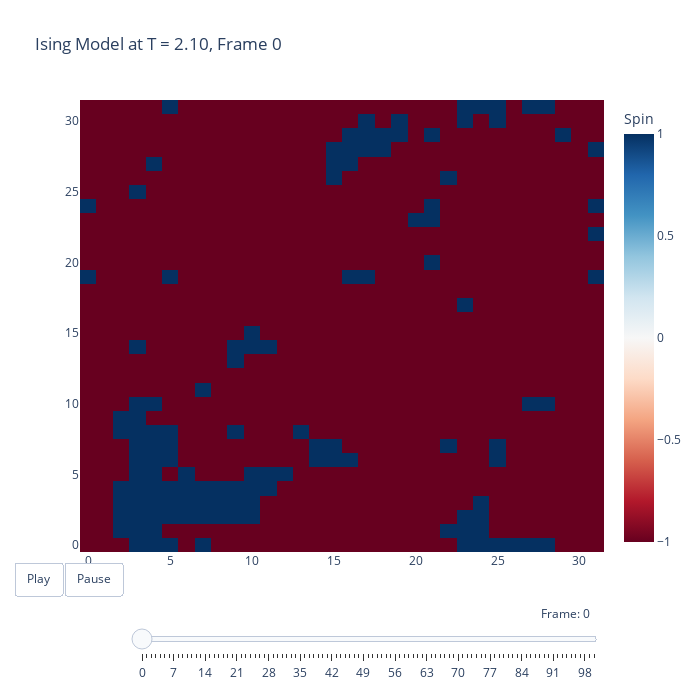

The notebook cell saved with this chart:
### Code cell
import numpy as np
import matplotlib.pyplot as plt
from numba import njit

@njit
def initial_state(N):
    """
    Generate an N x N lattice with spins ±1.
    For better compatibility with Numba, using explicit array creation
    instead of relying on random.randint with subtraction.
    """
    config = np.empty((N, N), dtype=np.int64)
    for i in range(N):
        for j in range(N):
            # Randomly assign -1 or 1
            config[i, j] = 1 if np.random.random() < 0.5 else -1
    return config

def create_neighbor_list(N):
    """
    Create a neighbor list for each spin in the lattice.
    """
    neighbor_list = {}
    for i in range(N):
        for j in range(N):
            neighbors = [
                ((i+1) % N, j),
                ((i-1) % N, j),
                (i, (j+1) % N),
                (i, (j-1) % N)
            ]
            neighbor_list[(i, j)] = neighbors
    return neighbor_list

@njit
def mc_step(config, beta):
    """
    Perform one Monte Carlo sweep using the Metropolis algorithm.
    One sweep means N*N spin update attempts.
    
    Parameters:
      config: 2D numpy array of spins
      beta: 1/T (temperature inverse in natural units, with J=kB=1)
      neighbor_list: Dictionary of neighbors for each site (ignored in this implementation)
    Returns:
      Updated spin configuration.
    """
    N = config.shape[0]
    for _ in range(N*N):
        # Generate random coordinates for spin flip attempt
        i = np.random.randint(0, N)
        j = np.random.randint(0, N)
        s = config[i, j]
        
        # Calculate energy difference directly from neighbors
        nb_sum = 0
        nb_sum += config[(i+1) % N, j]
        nb_sum += config[(i-1) % N, j]
        nb_sum += config[i, (j+1) % N]
        nb_sum += config[i, (j-1) % N]
        
        # Energy change if we flip this spin
        dE = 2 * s * nb_sum
        
        # Metropolis acceptance criterion
        if dE <= 0 or np.random.random() < np.exp(-beta * dE):
            config[i, j] = -s
    
    return config

@njit
def calc_energy(config, J=2):
    """
    Calculate the total energy of the configuration.
    
    Hamiltonian: H = -J Σ_{<ij>} s_i s_j with J=1.
    Each neighbor pair is counted twice so we divide by 2.
    """
    N = config.shape[0]
    energy = 0
    for i in range(N):
        for j in range(N):
            S = config[i, j]
            # Calculate contribution from neighbors directly
            nb_sum = config[(i+1) % N, j] + config[(i-1) % N, j] + config[i, (j+1) % N] + config[i, (j-1) % N]
            energy += -S * J * nb_sum
    return energy / 2.0

@njit
def calc_magnetization(config):
    """
    Calculate the magnetization of the configuration.
    
    Magnetization: M = Σ s_i
    """
    return np.sum(config)

@njit
def run_simulation(N, T, n_equil, n_steps):
    """
    Run a simulation at a specific temperature and return results
    """
    beta = 1.0 / T
    config = initial_state(N)
    
    # Equilibration
    for _ in range(n_equil):
        config = mc_step(config, beta)
    
    # Measurement
    E_total = 0.0
    M_total = 0.0
    configs = np.zeros((n_steps//100 + 1, N, N), dtype=np.int64)
    configs[0] = config.copy()
    
    save_idx = 1
    for step in range(n_steps):
        config = mc_step(config, beta)
        E_total += calc_energy(config)
        M_total += abs(calc_magnetization(config))
        
        if step % 100 == 0 and save_idx < len(configs):
            configs[save_idx] = config.copy()
            save_idx += 1
            
    E_avg = E_total / (n_steps * N * N)
    M_avg = M_total / (n_steps * N * N)
    
    return E_avg, M_avg, configs

# Function to create animation
def create_ising_animation(N=64, T=2.27, n_equil=1000, n_steps=10000):
    import plotly.graph_objects as go
    
    _, _, configs = run_simulation(N, T, n_equil, n_steps)
    
    # Create initial figure
    fig = go.Figure(
        data=go.Heatmap(
            z=configs[0],
            colorscale='RdBu',  # Red-Blue colorscale similar to coolwarm
            showscale=True,
            colorbar=dict(title='Spin'),
            zmin=-1, zmax=1
        ),
        layout=go.Layout(
            title=f'Ising Model at T = {T:.2f}, Frame 0',
            width=700, height=700,
            updatemenus=[{
                'type': 'buttons',
                'buttons': [{
                    'label': 'Play',
                    'method': 'animate',
                    'args': [None, {'frame': {'duration': 100, 'redraw': True}, 'fromcurrent': True}]
                }, {
                    'label': 'Pause',
                    'method': 'animate',
                    'args': [[None], {'frame': {'duration': 0, 'redraw': False}, 'mode': 'immediate'}]
                }],
                'direction': 'left',
                'pad': {'r': 10, 't': 10},
                'showactive': False,
                'x': 0.1,
                'y': 0,
                'xanchor': 'right',
                'yanchor': 'top'
            }],
            sliders=[{
                'active': 0,
                'yanchor': 'top',
                'xanchor': 'left',
                'currentvalue': {
                    'visible': True,
                    'prefix': 'Frame: ',
                    'xanchor': 'right'
                },
                'transition': {'duration': 100},
                'pad': {'b': 10, 't': 50},
                'len': 0.9,
                'x': 0.1,
                'y': 0,
                'steps': [{
                    'method': 'animate',
                    'label': str(i),
                    'args': [[str(i)], {
                        'frame': {'duration': 100, 'redraw': True},
                        'mode': 'immediate',
                        'transition': {'duration': 100}
                    }]
                } for i in range(len(configs))]
            }]
        ),
        frames=[go.Frame(
                data=[go.Heatmap(z=configs[i])],
                name=str(i),
                layout=go.Layout(title_text=f'Ising Model at T = {T:.2f}, Frame {i}')
            ) for i in range(len(configs))
        ]
    )
    
    return fig

# Function to run full simulation with temperature sweep
def run_ising_simulation(N=64, temps=None, n_equil=1000, n_steps=10000):
    if temps is None:
        temps = np.linspace(1.5, 3.5, 21)
    
    magnetizations = []
    energies = []
    specific_heats = []
    
    for T in temps:
        print(f"Simulating T = {T:.2f} K")
        E_avg, M_avg, configs = run_simulation(N, T, n_equil, n_steps)
        energies.append(E_avg)
        magnetizations.append(M_avg)
        
        # Calculate energy fluctuations for specific heat
        # Need to run an additional loop to collect E^2 samples
        beta = 1.0 / T
        config = configs[-1].copy()  # Use the last config as starting point
        E_total = 0.0
        E_squared_total = 0.0
        
        for _ in range(n_steps):
            config = mc_step(config, beta)
            E = calc_energy(config)
            E_total += E
            E_squared_total += E**2
            
        E_avg = E_total / n_steps
        E_squared_avg = E_squared_total / n_steps
        # Specific heat: C = (β^2 / N^2) * (<E^2> - <E>^2)
        C = (beta**2) * (E_squared_avg - E_avg**2) / (N**2)
        specific_heats.append(C)
        
        print(f"T = {T:.2f} K, E = {E_avg:.3f} eV/spin, |M| = {M_avg:.3f}, C = {C:.3f}")
        
    # Create plot with 3 panels
    fig, (ax_mag, ax_eng, ax_heat) = plt.subplots(1, 3, figsize=(18, 5))
    
    ax_mag.plot(temps, magnetizations, 'o-', label='|M| per spin')
    ax_mag.set_xlabel('Temperature T')
    ax_mag.set_ylabel('Average Magnetization per Spin')
    ax_mag.set_title('Magnetization vs Temperature')
    ax_mag.set_xlim(temps[0], temps[-1])
    ax_mag.set_ylim(0, 1.0)
    ax_mag.legend()
    
    ax_eng.plot(temps, energies, 's-', color='red', label='E per spin')
    ax_eng.set_xlabel('Temperature T')
    ax_eng.set_ylabel('Average Energy per Spin')
    ax_eng.set_title('Energy vs Temperature')
    ax_eng.set_xlim(temps[0], temps[-1])
    ax_eng.set_ylim(-2.0, 0)
    ax_eng.legend()
    
    ax_heat.plot(temps, specific_heats, '^-', color='green', label='C per spin')
    ax_heat.set_xlabel('Temperature T')
    ax_heat.set_ylabel('Specific Heat per Spin')
    ax_heat.set_title('Specific Heat vs Temperature')
    ax_heat.set_xlim(temps[0], temps[-1])
    ax_heat.legend()
    
    fig.tight_layout()
    plt.show()
    
    return temps, magnetizations, energies, specific_heats
# Example usage
# Display animation for temperature near critical point
fig = create_ising_animation(N=32, T=2.1)
fig.show()
# For full simulation with temperature sweep
run_ising_simulation()

### Figure 1 — Plotly figure (JSON) as saved in the notebook; plotly's stock layout.template omitted (floating-point values rounded to 4 significant figures; data arrays with more than 128 entries replaced by an {"elided": "..."} marker saying what was removed)
{"data": [{"colorbar": {"title": {"text": "Spin"}}, "colorscale": [[0, "rgb(103,0,31)"], [0.1, "rgb(178,24,43)"], [0.2, "rgb(214,96,77)"], [0.3, "rgb(244,165,130)"], [0.4, "rgb(253,219,199)"], [0.5, "rgb(247,247,247)"], [0.6, "rgb(209,229,240)"], [0.7, "rgb(146,197,222)"], [0.8, "rgb(67,147,195)"], [0.9, "rgb(33,102,172)"], [1, "rgb(5,48,97)"]], "showscale": true, "type": "heatmap", "z": {"elided": "32x32 int values"}, "zmax": 1, "zmin": -1}], "layout": {"height": 700, "sliders": [{"active": 0, "currentvalue": {"prefix": "Frame: ", "visible": true, "xanchor": "right"}, "len": 0.9, "pad": {"b": 10, "t": 50}, "steps": [{"args": [["0"], {"frame": {"duration": 100, "redraw": true}, "mode": "immediate", "transition": {"duration": 100}}], "label": "0", "method": "animate"}, {"args": [["1"], {"frame": {"duration": 100, "redraw": true}, "mode": "immediate", "transition": {"duration": 100}}], "label": "1", "method": "animate"}, {"args": [["2"], {"frame": {"duration": 100, "redraw": true}, "mode": "immediate", "transition": {"duration": 100}}], "label": "2", "method": "animate"}, {"args": [["3"], {"frame": {"duration": 100, "redraw": true}, "mode": "immediate", "transition": {"duration": 100}}], "label": "3", "method": "animate"}, {"args": [["4"], {"frame": {"duration": 100, "redraw": true}, "mode": "immediate", "transition": {"duration": 100}}], "label": "4", "method": "animate"}, {"args": [["5"], {"frame": {"duration": 100, "redraw": true}, "mode": "immediate", "transition": {"duration": 100}}], "label": "5", "method": "animate"}, {"args": [["6"], {"frame": {"duration": 100, "redraw": true}, "mode": "immediate", "transition": {"duration": 100}}], "label": "6", "method": "animate"}, {"args": [["7"], {"frame": {"duration": 100, "redraw": true}, "mode": "immediate", "transition": {"duration": 100}}], "label": "7", "method": "animate"}, {"args": [["8"], {"frame": {"duration": 100, "redraw": true}, "mode": "immediate", "transition": {"duration": 100}}], "label": "8", "method": "animate"}, {"args": [["9"], {"frame": {"duration": 100, "redraw": true}, "mode": "immediate", "transition": {"duration": 100}}], "label": "9", "method": "animate"}, {"args": [["10"], {"frame": {"duration": 100, "redraw": true}, "mode": "immediate", "transition": {"duration": 100}}], "label": "10", "method": "animate"}, {"args": [["11"], {"frame": {"duration": 100, "redraw": true}, "mode": "immediate", "transition": {"duration": 100}}], "label": "11", "method": "animate"}, {"args": [["12"], {"frame": {"duration": 100, "redraw": true}, "mode": "immediate", "transition": {"duration": 100}}], "label": "12", "method": "animate"}, {"args": [["13"], {"frame": {"duration": 100, "redraw": true}, "mode": "immediate", "transition": {"duration": 100}}], "label": "13", "method": "animate"}, {"args": [["14"], {"frame": {"duration": 100, "redraw": true}, "mode": "immediate", "transition": {"duration": 100}}], "label": "14", "method": "animate"}, {"args": [["15"], {"frame": {"duration": 100, "redraw": true}, "mode": "immediate", "transition": {"duration": 100}}], "label": "15", "method": "animate"}, {"args": [["16"], {"frame": {"duration": 100, "redraw": true}, "mode": "immediate", "transition": {"duration": 100}}], "label": "16", "method": "animate"}, {"args": [["17"], {"frame": {"duration": 100, "redraw": true}, "mode": "immediate", "transition": {"duration": 100}}], "label": "17", "method": "animate"}, {"args": [["18"], {"frame": {"duration": 100, "redraw": true}, "mode": "immediate", "transition": {"duration": 100}}], "label": "18", "method": "animate"}, {"args": [["19"], {"frame": {"duration": 100, "redraw": true}, "mode": "immediate", "transition": {"duration": 100}}], "label": "19", "method": "animate"}, {"args": [["20"], {"frame": {"duration": 100, "redraw": true}, "mode": "immediate", "transition": {"duration": 100}}], "label": "20", "method": "animate"}, {"args": [["21"], {"frame": {"duration": 100, "redraw": true}, "mode": "immediate", "transition": {"duration": 100}}], "label": "21", "method": "animate"}, {"args": [["22"], {"frame": {"duration": 100, "redraw": true}, "mode": "immediate", "transition": {"duration": 100}}], "label": "22", "method": "animate"}, {"args": [["23"], {"frame": {"duration": 100, "redraw": true}, "mode": "immediate", "transition": {"duration": 100}}], "label": "23", "method": "animate"}, {"args": [["24"], {"frame": {"duration": 100, "redraw": true}, "mode": "immediate", "transition": {"duration": 100}}], "label": "24", "method": "animate"}, {"args": [["25"], {"frame": {"duration": 100, "redraw": true}, "mode": "immediate", "transition": {"duration": 100}}], "label": "25", "method": "animate"}, {"args": [["26"], {"frame": {"duration": 100, "redraw": true}, "mode": "immediate", "transition": {"duration": 100}}], "label": "26", "method": "animate"}, {"args": [["27"], {"frame": {"duration": 100, "redraw": true}, "mode": "immediate", "transition": {"duration": 100}}], "label": "27", "method": "animate"}, {"args": [["28"], {"frame": {"duration": 100, "redraw": true}, "mode": "immediate", "transition": {"duration": 100}}], "label": "28", "method": "animate"}, {"args": [["29"], {"frame": {"duration": 100, "redraw": true}, "mode": "immediate", "transition": {"duration": 100}}], "label": "29", "method": "animate"}, {"args": [["30"], {"frame": {"duration": 100, "redraw": true}, "mode": "immediate", "transition": {"duration": 100}}], "label": "30", "method": "animate"}, {"args": [["31"], {"frame": {"duration": 100, "redraw": true}, "mode": "immediate", "transition": {"duration": 100}}], "label": "31", "method": "animate"}, {"args": [["32"], {"frame": {"duration": 100, "redraw": true}, "mode": "immediate", "transition": {"duration": 100}}], "label": "32", "method": "animate"}, {"args": [["33"], {"frame": {"duration": 100, "redraw": true}, "mode": "immediate", "transition": {"duration": 100}}], "label": "33", "method": "animate"}, {"args": [["34"], {"frame": {"duration": 100, "redraw": true}, "mode": "immediate", "transition": {"duration": 100}}], "label": "34", "method": "animate"}, {"args": [["35"], {"frame": {"duration": 100, "redraw": true}, "mode": "immediate", "transition": {"duration": 100}}], "label": "35", "method": "animate"}, {"args": [["36"], {"frame": {"duration": 100, "redraw": true}, "mode": "immediate", "transition": {"duration": 100}}], "label": "36", "method": "animate"}, {"args": [["37"], {"frame": {"duration": 100, "redraw": true}, "mode": "immediate", "transition": {"duration": 100}}], "label": "37", "method": "animate"}, {"args": [["38"], {"frame": {"duration": 100, "redraw": true}, "mode": "immediate", "transition": {"duration": 100}}], "label": "38", "method": "animate"}, {"args": [["39"], {"frame": {"duration": 100, "redraw": true}, "mode": "immediate", "transition": {"duration": 100}}], "label": "39", "method": "animate"}, {"args": [["40"], {"frame": {"duration": 100, "redraw": true}, "mode": "immediate", "transition": {"duration": 100}}], "label": "40", "method": "animate"}, {"args": [["41"], {"frame": {"duration": 100, "redraw": true}, "mode": "immediate", "transition": {"duration": 100}}], "label": "41", "method": "animate"}, {"args": [["42"], {"frame": {"duration": 100, "redraw": true}, "mode": "immediate", "transition": {"duration": 100}}], "label": "42", "method": "animate"}, {"args": [["43"], {"frame": {"duration": 100, "redraw": true}, "mode": "immediate", "transition": {"duration": 100}}], "label": "43", "method": "animate"}, {"args": [["44"], {"frame": {"duration": 100, "redraw": true}, "mode": "immediate", "transition": {"duration": 100}}], "label": "44", "method": "animate"}, {"args": [["45"], {"frame": {"duration": 100, "redraw": true}, "mode": "immediate", "transition": {"duration": 100}}], "label": "45", "method": "animate"}, {"args": [["46"], {"frame": {"duration": 100, "redraw": true}, "mode": "immediate", "transition": {"duration": 100}}], "label": "46", "method": "animate"}, {"args": [["47"], {"frame": {"duration": 100, "redraw": true}, "mode": "immediate", "transition": {"duration": 100}}], "label": "47", "method": "animate"}, {"args": [["48"], {"frame": {"duration": 100, "redraw": true}, "mode": "immediate", "transition": {"duration": 100}}], "label": "48", "method": "animate"}, {"args": [["49"], {"frame": {"duration": 100, "redraw": true}, "mode": "immediate", "transition": {"duration": 100}}], "label": "49", "method": "animate"}, {"args": [["50"], {"frame": {"duration": 100, "redraw": true}, "mode": "immediate", "transition": {"duration": 100}}], "label": "50", "method": "animate"}, {"args": [["51"], {"frame": {"duration": 100, "redraw": true}, "mode": "immediate", "transition": {"duration": 100}}], "label": "51", "method": "animate"}, {"args": [["52"], {"frame": {"duration": 100, "redraw": true}, "mode": "immediate", "transition": {"duration": 100}}], "label": "52", "method": "animate"}, {"args": [["53"], {"frame": {"duration": 100, "redraw": true}, "mode": "immediate", "transition": {"duration": 100}}], "label": "53", "method": "animate"}, {"args": [["54"], {"frame": {"duration": 100, "redraw": true}, "mode": "immediate", "transition": {"duration": 100}}], "label": "54", "method": "animate"}, {"args": [["55"], {"frame": {"duration": 100, "redraw": true}, "mode": "immediate", "transition": {"duration": 100}}], "label": "55", "method": "animate"}, {"args": [["56"], {"frame": {"duration": 100, "redraw": true}, "mode": "immediate", "transition": {"duration": 100}}], "label": "56", "method": "animate"}, {"args": [["57"], {"frame": {"duration": 100, "redraw": true}, "mode": "immediate", "transition": {"duration": 100}}], "label": "57", "method": "animate"}, {"args": [["58"], {"frame": {"duration": 100, "redraw": true}, "mode": "immediate", "transition": {"duration": 100}}], "label": "58", "method": "animate"}, {"args": [["59"], {"frame": {"duration": 100, "redraw": true}, "mode": "immediate", "transition": {"duration": 100}}], "label": "59", "method": "animate"}, {"args": [["60"], {"frame": {"duration": 100, "redraw": true}, "mode": "immediate", "transition": {"duration": 100}}], "label": "60", "method": "animate"}, {"args": [["61"], {"frame": {"duration": 100, "redraw": true}, "mode": "immediate", "transition": {"duration": 100}}], "label": "61", "method": "animate"}, {"args": [["62"], {"frame": {"duration": 100, "redraw": true}, "mode": "immediate", "transition": {"duration": 100}}], "label": "62", "method": "animate"}, {"args": [["63"], {"frame": {"duration": 100, "redraw": true}, "mode": "immediate", "transition": {"duration": 100}}], "label": "63", "method": "animate"}, {"args": [["64"], {"frame": {"duration": 100, "redraw": true}, "mode": "immediate", "transition": {"duration": 100}}], "label": "64", "method": "animate"}, {"args": [["65"], {"frame": {"duration": 100, "redraw": true}, "mode": "immediate", "transition": {"duration": 100}}], "label": "65", "method": "animate"}, {"args": [["66"], {"frame": {"duration": 100, "redraw": true}, "mode": "immediate", "transition": {"duration": 100}}], "label": "66", "method": "animate"}, {"args": [["67"], {"frame": {"duration": 100, "redraw": true}, "mode": "immediate", "transition": {"duration": 100}}], "label": "67", "method": "animate"}, {"args": [["68"], {"frame": {"duration": 100, "redraw": true}, "mode": "immediate", "transition": {"duration": 100}}], "label": "68", "method": "animate"}, {"args": [["69"], {"frame": {"duration": 100, "redraw": true}, "mode": "immediate", "transition": {"duration": 100}}], "label": "69", "method": "animate"}, {"args": [["70"], {"frame": {"duration": 100, "redraw": true}, "mode": "immediate", "transition": {"duration": 100}}], "label": "70", "method": "animate"}, {"args": [["71"], {"frame": {"duration": 100, "redraw": true}, "mode": "immediate", "transition": {"duration": 100}}], "label": "71", "method": "animate"}, {"args": [["72"], {"frame": {"duration": 100, "redraw": true}, "mode": "immediate", "transition": {"duration": 100}}], "label": "72", "method": "animate"}, {"args": [["73"], {"frame": {"duration": 100, "redraw": true}, "mode": "immediate", "transition": {"duration": 100}}], "label": "73", "method": "animate"}, {"args": [["74"], {"frame": {"duration": 100, "redraw": true}, "mode": "immediate", "transition": {"duration": 100}}], "label": "74", "method": "animate"}, {"args": [["75"], {"frame": {"duration": 100, "redraw": true}, "mode": "immediate", "transition": {"duration": 100}}], "label": "75", "method": "animate"}, {"args": [["76"], {"frame": {"duration": 100, "redraw": true}, "mode": "immediate", "transition": {"duration": 100}}], "label": "76", "method": "animate"}, {"args": [["77"], {"frame": {"duration": 100, "redraw": true}, "mode": "immediate", "transition": {"duration": 100}}], "label": "77", "method": "animate"}, {"args": [["78"], {"frame": {"duration": 100, "redraw": true}, "mode": "immediate", "transition": {"duration": 100}}], "label": "78", "method": "animate"}, {"args": [["79"], {"frame": {"duration": 100, "redraw": true}, "mode": "immediate", "transition": {"duration": 100}}], "label": "79", "method": "animate"}, {"args": [["80"], {"frame": {"duration": 100, "redraw": true}, "mode": "immediate", "transition": {"duration": 100}}], "label": "80", "method": "animate"}, {"args": [["81"], {"frame": {"duration": 100, "redraw": true}, "mode": "immediate", "transition": {"duration": 100}}], "label": "81", "method": "animate"}, {"args": [["82"], {"frame": {"duration": 100, "redraw": true}, "mode": "immediate", "transition": {"duration": 100}}], "label": "82", "method": "animate"}, {"args": [["83"], {"frame": {"duration": 100, "redraw": true}, "mode": "immediate", "transition": {"duration": 100}}], "label": "83", "method": "animate"}, {"args": [["84"], {"frame": {"duration": 100, "redraw": true}, "mode": "immediate", "transition": {"duration": 100}}], "label": "84", "method": "animate"}, {"args": [["85"], {"frame": {"duration": 100, "redraw": true}, "mode": "immediate", "transition": {"duration": 100}}], "label": "85", "method": "animate"}, {"args": [["86"], {"frame": {"duration": 100, "redraw": true}, "mode": "immediate", "transition": {"duration": 100}}], "label": "86", "method": "animate"}, {"args": [["87"], {"frame": {"duration": 100, "redraw": true}, "mode": "immediate", "transition": {"duration": 100}}], "label": "87", "method": "animate"}, {"args": [["88"], {"frame": {"duration": 100, "redraw": true}, "mode": "immediate", "transition": {"duration": 100}}], "label": "88", "method": "animate"}, {"args": [["89"], {"frame": {"duration": 100, "redraw": true}, "mode": "immediate", "transition": {"duration": 100}}], "label": "89", "method": "animate"}, {"args": [["90"], {"frame": {"duration": 100, "redraw": true}, "mode": "immediate", "transition": {"duration": 100}}], "label": "90", "method": "animate"}, {"args": [["91"], {"frame": {"duration": 100, "redraw": true}, "mode": "immediate", "transition": {"duration": 100}}], "label": "91", "method": "animate"}, {"args": [["92"], {"frame": {"duration": 100, "redraw": true}, "mode": "immediate", "transition": {"duration": 100}}], "label": "92", "method": "animate"}, {"args": [["93"], {"frame": {"duration": 100, "redraw": true}, "mode": "immediate", "transition": {"duration": 100}}], "label": "93", "method": "animate"}, {"args": [["94"], {"frame": {"duration": 100, "redraw": true}, "mode": "immediate", "transition": {"duration": 100}}], "label": "94", "method": "animate"}, {"args": [["95"], {"frame": {"duration": 100, "redraw": true}, "mode": "immediate", "transition": {"duration": 100}}], "label": "95", "method": "animate"}, {"args": [["96"], {"frame": {"duration": 100, "redraw": true}, "mode": "immediate", "transition": {"duration": 100}}], "label": "96", "method": "animate"}, {"args": [["97"], {"frame": {"duration": 100, "redraw": true}, "mode": "immediate", "transition": {"duration": 100}}], "label": "97", "method": "animate"}, {"args": [["98"], {"frame": {"duration": 100, "redraw": true}, "mode": "immediate", "transition": {"duration": 100}}], "label": "98", "method": "animate"}, {"args": [["99"], {"frame": {"duration": 100, "redraw": true}, "mode": "immediate", "transition": {"duration": 100}}], "label": "99", "method": "animate"}, {"args": [["100"], {"frame": {"duration": 100, "redraw": true}, "mode": "immediate", "transition": {"duration": 100}}], "label": "100", "method": "animate"}], "transition": {"duration": 100}, "x": 0.1, "xanchor": "left", "y": 0, "yanchor": "top"}], "title": {"text": "Ising Model at T = 2.10, Frame 0"}, "updatemenus": [{"buttons": [{"args": [null, {"frame": {"duration": 100, "redraw": true}, "fromcurrent": true}], "label": "Play", "method": "animate"}, {"args": [[null], {"frame": {"duration": 0, "redraw": false}, "mode": "immediate"}], "label": "Pause", "method": "animate"}], "direction": "left", "pad": {"r": 10, "t": 10}, "showactive": false, "type": "buttons", "x": 0.1, "xanchor": "right", "y": 0, "yanchor": "top"}], "width": 700}}
